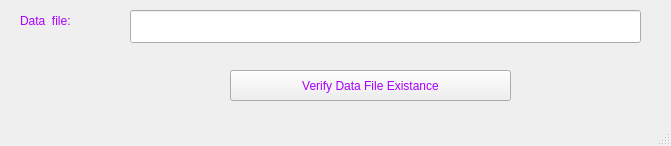
<?xml version="1.0" encoding="UTF-8"?>
<ui version="4.0">
 <class>MainWindow</class>
 <widget class="QMainWindow" name="MainWindow">
  <property name="geometry">
   <rect>
    <x>0</x>
    <y>0</y>
    <width>671</width>
    <height>146</height>
   </rect>
  </property>
  <property name="windowTitle">
   <string>Verify File Existance</string>
  </property>
  <property name="styleSheet">
   <string notr="true">color: rgb(170, 0, 255);
font: 75 12pt &quot;MS Shell Dlg 2&quot;;</string>
  </property>
  <widget class="QWidget" name="centralwidget">
   <widget class="QPushButton" name="pushButton">
    <property name="geometry">
     <rect>
      <x>230</x>
      <y>70</y>
      <width>281</width>
      <height>31</height>
     </rect>
    </property>
    <property name="text">
     <string>Verify Data File Existance</string>
    </property>
   </widget>
   <widget class="QLineEdit" name="lineEdit">
    <property name="geometry">
     <rect>
      <x>130</x>
      <y>10</y>
      <width>511</width>
      <height>33</height>
     </rect>
    </property>
   </widget>
   <widget class="QLabel" name="label">
    <property name="geometry">
     <rect>
      <x>20</x>
      <y>10</y>
      <width>91</width>
      <height>21</height>
     </rect>
    </property>
    <property name="text">
     <string>Data  file:</string>
    </property>
   </widget>
  </widget>
  <widget class="QStatusBar" name="statusbar"/>
 </widget>
 <resources/>
 <connections/>
</ui>
